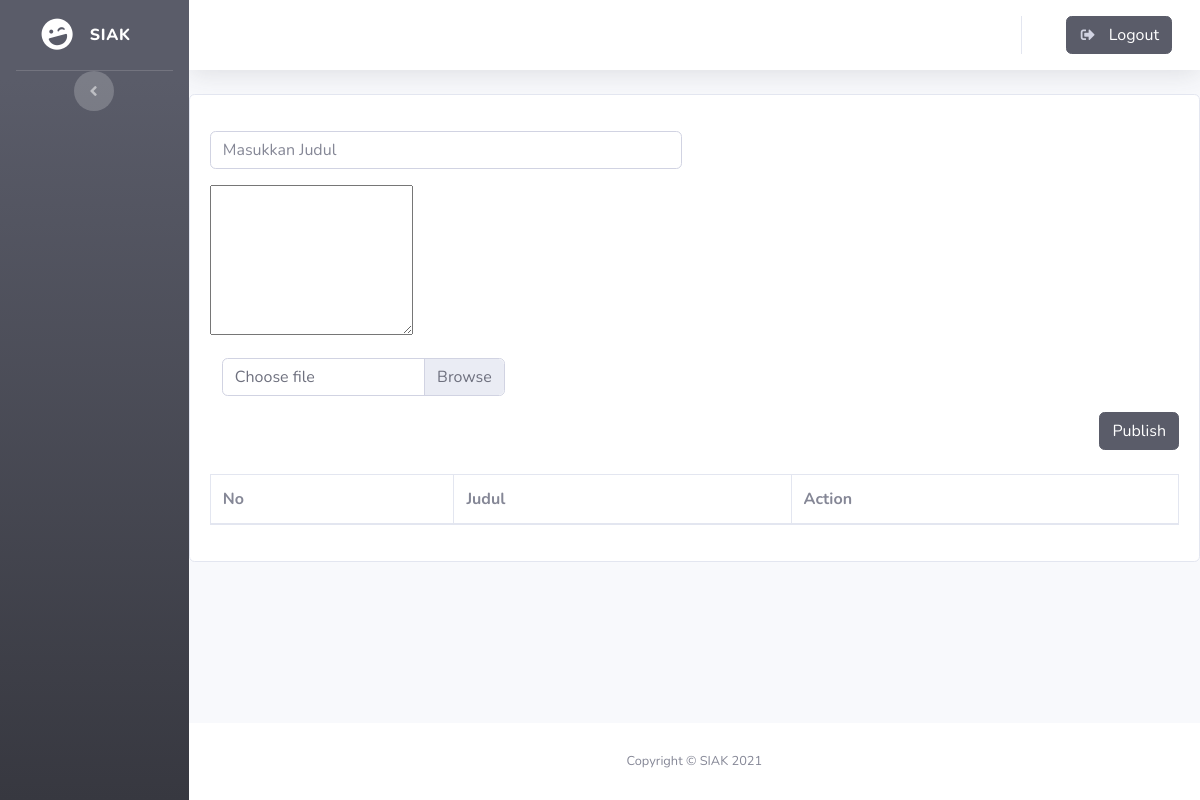
The page /index.php/admin/artikel on the database as committed earlier.
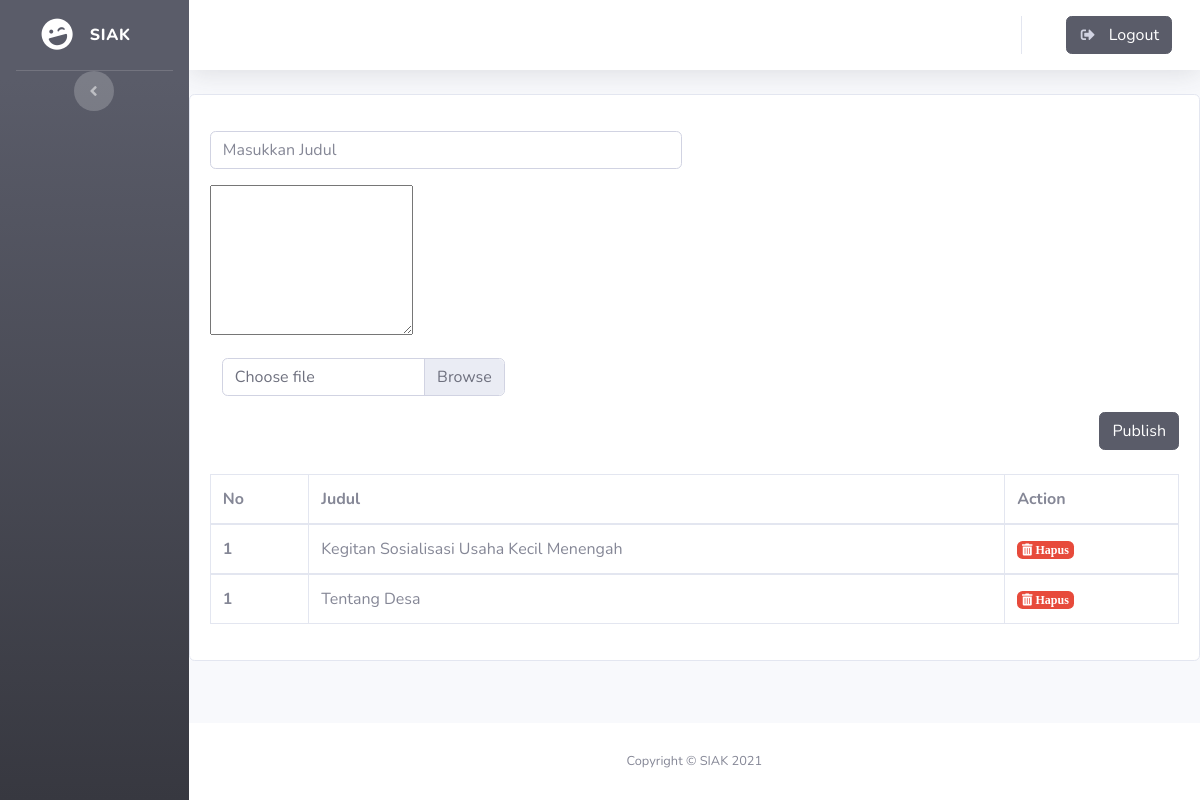
The same page on the database as committed later.
### tables this page shows
CREATE TABLE `artikel` (
  `id` int(11) NOT NULL,
  `judul` varchar(100) NOT NULL,
  `isi` text NOT NULL,
  `foto` varchar(255) NOT NULL
);

### application/controllers/admin.php (called while the page is built, shortened)
<?php
class admin extends CI_Controller
{
    public function __construct()
    {
        $this->load->model('model_masyarakat');
    }
    public function artikel()
    {
        $data['tittle'] = "Artikel";
        $data['pengguna'] = $this->model_masyarakat->sessionpengguna();
        $data['masyarakat'] = $this->model_masyarakat->getMasyarakatByNik();
        $data['menu'] = $this->model_masyarakat->menu();
        $data['artikel'] = $this->model_masyarakat->get_artikel();
        $this->form_validation->set_rules('judul', 'judul', 'required|trim');
        $this->form_validation->set_rules('isi', 'isi', 'required|trim');
        if ($this->form_validation->run() == false) {
            $this->load->view('templets/header', $data);
            $this->load->view('templets/sidebar', $data);
            $this->load->view('templets/topbar', $data);
            $this->load->view('admin/artikel', $data);
            $this->load->view('templets/footer');
        } else {
            $this->model_masyarakat->artikel();
            $this->session->set_flashdata('message', '<div class="alert alert-warning alert-dismissible fade show" role="alert"><strong>Berhasi di upload</strong> </div>');
            redirect('admin/artikel');
        }
    }
}

### index.php (called while the page is built, shortened)
<?php
require_once BASEPATH.'core/CodeIgniter.php';

### application/models/model_masyarakat.php (called while the page is built, shortened)
<?php
class model_masyarakat extends CI_Model
{
    public function get_artikel()
    {
        $this->db->order_by('id', 'desc');
        return $this->db->get('artikel')->result_array();
    }
}

### application/views/admin/artikel.php (the view, shortened to what this page needs)
<div class="card">
    <div class="card-body">
        <?= form_open_multipart('admin/artikel'); ?>
        <div class="row">
            <div class="col">
                <div class="form-group row">
                    <div class="col-6">
                        <input type="text" class="form-control" id="staticEmail" name="judul" placeholder="Masukkan Judul">
                    </div>
                </div>
            </div>
        </div>
        <div class="form-group row">
            <div class="col">
                <textarea class="ckeditor" id="ckeditor" rows="6" name="isi"></textarea>
            </div>
        </div>
        <div class="form-group row">
            <div class="col-4">
                <div class="col">
                    <div class="custom-file ">
                        <label class="custom-file-label" for="customFile">Choose file</label>
                    </div>
                </div>
            </div>
        </div>
        <div class="text-right">
            <button type="submit" class="btn btn-dark" onclick=" return confirm('Apakah Anda Yakin Utuk Publish? Data tidak dapat diubah jika sudah di publish ')">Publish</button>
        </div>
        </form>
        <div class="mt-4">
            <table>
                <table class="table table-bordered">
                    <thead>
                        <tr>
                            <th scope="col">No</th>
                            <th scope="col">Judul</th>
                            <th scope="col">Action</th>
                        </tr>
                    </thead>
                    <tbody>
                        <?php foreach ($artikel as $a) : ?>
                            <tr>
                                <th scope="row">1</th>
                                <td><?= $a['judul']; ?></td>
                                <td>
                                    <a href="<?= base_url() ?>admin/hapus_artikel/<?= $a['id'] ?>" class="badge  badge-danger" onclick=" return confirm('Apakah Anda Yakin?')"><i class="fa fa-trash-alt"> Hapus</i></a>
                                </td>
                            </tr>
                    </tbody>
                <?php endforeach; ?>
                </table>
            </table>
        </div>
    </div>
</div>
</div>

Rows that differ between the two databases and show on the page:
added artikel: judul "Kegitan Sosialisasi Usaha Kecil Menengah"
added artikel: judul "Tentang Desa"
